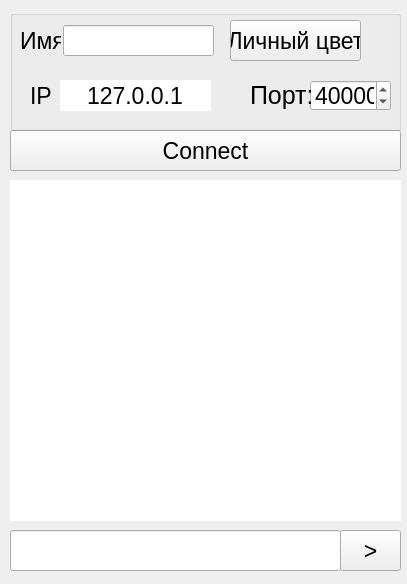
<?xml version="1.0" encoding="UTF-8"?>
<ui version="4.0">
 <class>Widget</class>
 <widget class="QWidget" name="Widget">
  <property name="geometry">
   <rect>
    <x>0</x>
    <y>0</y>
    <width>407</width>
    <height>584</height>
   </rect>
  </property>
  <property name="sizePolicy">
   <sizepolicy hsizetype="Minimum" vsizetype="Minimum">
    <horstretch>0</horstretch>
    <verstretch>0</verstretch>
   </sizepolicy>
  </property>
  <property name="windowTitle">
   <string>Widget</string>
  </property>
  <widget class="QPushButton" name="pushButton_Send">
   <property name="geometry">
    <rect>
     <x>340</x>
     <y>530</y>
     <width>61</width>
     <height>41</height>
    </rect>
   </property>
   <property name="font">
    <font>
     <pointsize>17</pointsize>
    </font>
   </property>
   <property name="text">
    <string>&gt;</string>
   </property>
  </widget>
  <widget class="QPushButton" name="pushButton_Connect">
   <property name="geometry">
    <rect>
     <x>10</x>
     <y>130</y>
     <width>391</width>
     <height>41</height>
    </rect>
   </property>
   <property name="font">
    <font>
     <pointsize>17</pointsize>
    </font>
   </property>
   <property name="text">
    <string>Connect</string>
   </property>
  </widget>
  <widget class="QTextBrowser" name="textBrowser">
   <property name="geometry">
    <rect>
     <x>10</x>
     <y>180</y>
     <width>391</width>
     <height>341</height>
    </rect>
   </property>
   <property name="minimumSize">
    <size>
     <width>391</width>
     <height>0</height>
    </size>
   </property>
   <property name="frameShape">
    <enum>QFrame::NoFrame</enum>
   </property>
  </widget>
  <widget class="QLineEdit" name="inputEdit">
   <property name="geometry">
    <rect>
     <x>10</x>
     <y>530</y>
     <width>331</width>
     <height>41</height>
    </rect>
   </property>
   <property name="font">
    <font>
     <pointsize>17</pointsize>
    </font>
   </property>
   <property name="maxLength">
    <number>100000</number>
   </property>
  </widget>
  <widget class="QGroupBox" name="groupBox">
   <property name="geometry">
    <rect>
     <x>10</x>
     <y>10</y>
     <width>391</width>
     <height>121</height>
    </rect>
   </property>
   <property name="title">
    <string/>
   </property>
   <widget class="QLabel" name="label_IP_1">
    <property name="geometry">
     <rect>
      <x>20</x>
      <y>70</y>
      <width>31</width>
      <height>31</height>
     </rect>
    </property>
    <property name="font">
     <font>
      <pointsize>17</pointsize>
     </font>
    </property>
    <property name="text">
     <string>IP</string>
    </property>
   </widget>
   <widget class="QLineEdit" name="lineEdit_IP">
    <property name="geometry">
     <rect>
      <x>50</x>
      <y>70</y>
      <width>151</width>
      <height>31</height>
     </rect>
    </property>
    <property name="font">
     <font>
      <pointsize>17</pointsize>
     </font>
    </property>
    <property name="text">
     <string>127.0.0.1</string>
    </property>
    <property name="frame">
     <bool>false</bool>
    </property>
    <property name="alignment">
     <set>Qt::AlignCenter</set>
    </property>
   </widget>
   <widget class="QPushButton" name="colorButton">
    <property name="geometry">
     <rect>
      <x>220</x>
      <y>10</y>
      <width>131</width>
      <height>41</height>
     </rect>
    </property>
    <property name="font">
     <font>
      <pointsize>17</pointsize>
     </font>
    </property>
    <property name="text">
     <string>Личный цвет</string>
    </property>
   </widget>
   <widget class="QLineEdit" name="nameEdit">
    <property name="geometry">
     <rect>
      <x>53</x>
      <y>15</y>
      <width>151</width>
      <height>31</height>
     </rect>
    </property>
    <property name="font">
     <font>
      <pointsize>17</pointsize>
     </font>
    </property>
    <property name="maxLength">
     <number>20</number>
    </property>
   </widget>
   <widget class="QSpinBox" name="portServer">
    <property name="geometry">
     <rect>
      <x>300</x>
      <y>70</y>
      <width>81</width>
      <height>31</height>
     </rect>
    </property>
    <property name="font">
     <font>
      <pointsize>17</pointsize>
     </font>
    </property>
    <property name="maximum">
     <number>60000</number>
    </property>
    <property name="value">
     <number>40000</number>
    </property>
   </widget>
   <widget class="QLabel" name="label_name">
    <property name="geometry">
     <rect>
      <x>10</x>
      <y>20</y>
      <width>41</width>
      <height>21</height>
     </rect>
    </property>
    <property name="font">
     <font>
      <pointsize>17</pointsize>
     </font>
    </property>
    <property name="text">
     <string>Имя</string>
    </property>
   </widget>
   <widget class="QLabel" name="label_port_1">
    <property name="geometry">
     <rect>
      <x>240</x>
      <y>70</y>
      <width>61</width>
      <height>31</height>
     </rect>
    </property>
    <property name="font">
     <font>
      <pointsize>19</pointsize>
     </font>
    </property>
    <property name="text">
     <string>Порт:</string>
    </property>
   </widget>
  </widget>
 </widget>
 <layoutdefault spacing="6" margin="11"/>
 <resources/>
 <connections/>
</ui>
